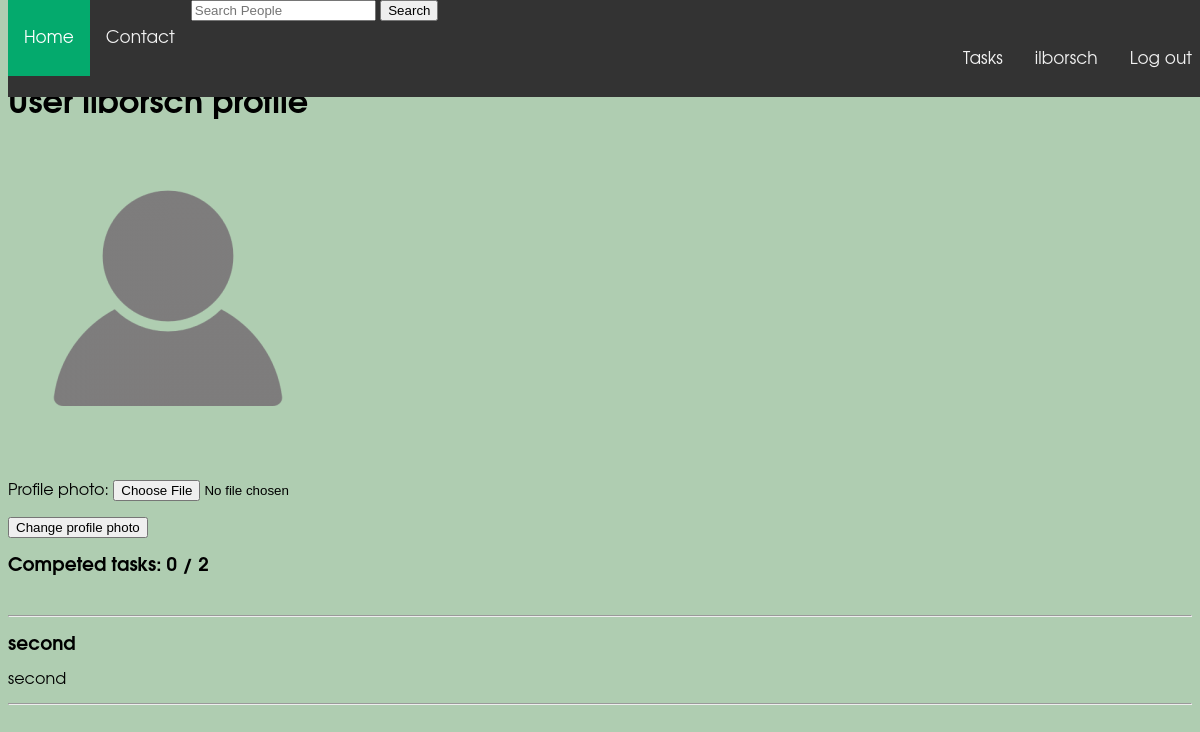
The page /profile/ilborsch/ (signed in) on the database its author committed.
### to_do_application/models.py (models this page shows, shortened)
class UserModel(User):
    slug = models.SlugField()
    profile_photo = models.ImageField(upload_to='to_do_application/media/user_photos',
                                      default='to_do_application/media/user_photos/profile-icon-9.png')

class Task(models.Model):
    is_completed = models.BooleanField(default=False)
    is_public = models.BooleanField(default=True)
    title = models.CharField(max_length=60, default="")
    description = models.CharField(max_length=250, default="")
    user = models.ForeignKey(UserModel, on_delete=models.CASCADE, null=True)

### to_do_application/views.py (the view)
# urls.py: path('profile/<str:user_name>/', views.get_user_profile_page, name='user_profile'),
@login_required
def get_user_profile_page(request, user_name: str):
    user = UserModel.objects.get(username=user_name)
    amount_tasks_completed = user.task_set.filter(is_completed=True).aggregate(Count('is_completed'))
    amount_tasks = user.task_set.aggregate(Count('id'))
    if request.method == "POST":
        form = ProfileImageForm(request.POST, request.FILES, instance=user)
        if form.is_valid():
            image = form.cleaned_data['profile_photo']
            user.profile_photo = image
            form.save()
    else:
        form = ProfileImageForm()
    return render(request, 'to_do_application/user_profile.html', context={
        'user': user,
        'form': form,
        'amount_tasks_completed': amount_tasks_completed['is_completed__count'],
        'amount_tasks': amount_tasks['id__count'],
    })

### to_do_application/forms.py
class ProfileImageForm(forms.ModelForm):
    class Meta:
        model = UserModel
        fields = ['profile_photo']
        widgets = {'profile-photo': forms.ClearableFileInput()}

### to_do_application/templates/to_do_application/user_profile.html (shortened to what this page needs)
{% extends 'base.html' %}
{% load static %}
{% block links %}
    <link rel="stylesheet" href="{% static 'to_do_application/css/nav_bar.css' %}">
{% endblock %}
{% block content %}
    {% include 'to_do_application/includes/nav_bar.html' %}
    <br>
    <br>
    <br>
    <br>
    <h1>User {{ user.username }} profile</h1>
        <img src="{{ user.profile_photo.url }}" alt="here must be image :(">
    <form action="" method="post" enctype="multipart/form-data">
        {{ form.as_p }}
        <button>Change profile photo</button>
    </form>
    <h3>Competed tasks: {{ amount_tasks_completed }} / {{ amount_tasks }}</h3>
    <br>
    <hr>
    {% for task in user.task_set.all %}
        {% if task.is_public %}
            <h3>{{ task.title }}</h3>
            <p>{{ task.description }}</p>
            <hr>
        {% endif %}
    {% endfor %}
{% endblock %}

### to_do_application/templates/to_do_application/includes/nav_bar.html (shortened to what this page needs)
{% extends 'base.html' %}
{% load static %}
{% block links %}
    <link rel="stylesheet" href="{% static 'to_do_application/css/nav_bar.css' %}">
{% endblock %}
{% block content %}
<div class="topnav">
    <a class="active" href="{% url 'main_page' %}">Home</a>
    <a href="{% url 'about_us' %}">Contact</a>
    <form method="post" action="{% url 'search_users' %}">
        <input type="search" placeholder="Search People" aria-label="Search" name="search-users">
        <button type="submit">Search</button>
    </form>
  <div>
      {% if request.user.is_authenticated %}
          <a href="{% url 'tasks' user_name=user.username %}">Tasks</a>
          <a href="{% url 'user_profile' user_name=user.username %}">{{ user.username }}</a>
          <a href="{% url 'logout' %}">Log out</a>
      {% else %}
          <a href="{% url 'registration' %}">Register</a>
          <a href="{% url 'authorisation' %}">Login</a>
      {% endif %}
  </div>
</div>
{% endblock %}

### static/css/base.css (style rules this page uses)
body { background-color: #afcdb1; font-family: 'Avantgarde', 'TeX Gyre Adventor', 'URW Gothic L', sans-serif; }

### to_do_application/static/to_do_application/css/nav_bar.css (style rules this page uses)
.topnav { background-color: #333; overflow: hidden; position: fixed; top: 0; width: 100%; }
.topnav a { float: left; color: #f2f2f2; text-align: center; padding: 30px 16px; text-decoration: none; font-size: 17px; }
.topnav a.active { background-color: #04AA6D; color: white; }
div { float: right; }

### rows shown on the page
UserModel: profile_photo (picture)
Task: title "second", description "second"

### other values the page prints
{{ user.username }} "ilborsch"
{{ amount_tasks_completed }} "0"
{{ amount_tasks }} "2"
